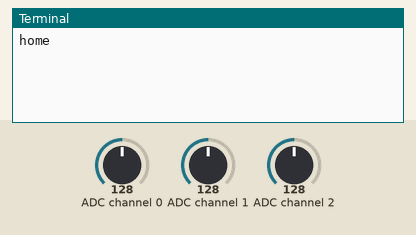
Recording of a program running on a simulated Raspberry Pi (BCM pin numbers). Shown: the last lines printed to the terminal. The inputs (shaded band) are chosen by the test bench; at power-on: ADC channel 0 = 128, ADC channel 1 = 128, ADC channel 2 = 128 (analog values on the 0–255 scale). Library files of the repository ran but are not shown: PCF8591.py.

Above: at 1.2 s.
1.3 s: ADC channel 0 set to 253
At 1.7 s:
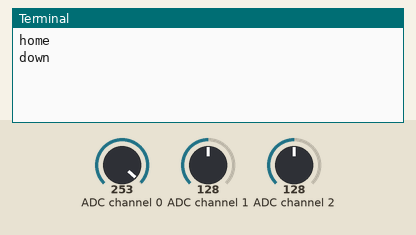
2.8 s: ADC channel 1 set to 253
At 4.0 s:
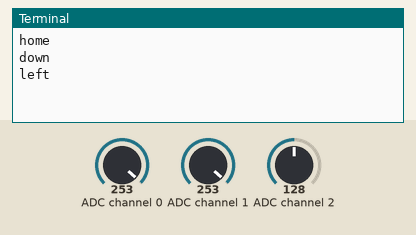
4.3 s: ADC channel 2 set to 0
At 5.0 s:
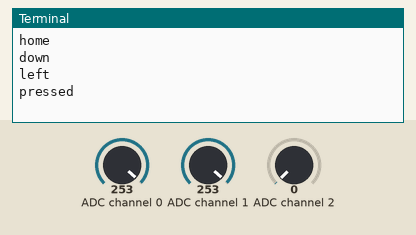

Measured:
- after the input at 1.3 s, the terminal: prints a new line at once (image 1)
- after the input at 2.8 s, the terminal: prints a new line at once (image 2)
- after the input at 4.3 s, the terminal: prints a new line at once (image 3)

The program:

15_joystick_PS2.py
```python
#!/usr/bin/env python
#------------------------------------------------------
#
#		This is a program for JoystickPS2 Module.
#
#		This program depend on PCF8591 ADC chip. Follow
#	the instruction book to connect the module and
#	ADC0832 to your Raspberry Pi.
#
#------------------------------------------------------
import PCF8591 as ADC
import time

def setup():
	ADC.setup(0x48)					# Setup PCF8591
	global state

def direction():	#get joystick result
	state = ['home', 'up', 'down', 'left', 'right', 'pressed']
	i = 0

	if ADC.read(0) <= 5:
		i = 1		#up
	if ADC.read(0) >= 250:
		i = 2		#down

	if ADC.read(1) >= 250:
		i = 3		#left
	if ADC.read(1) <= 5:
		i = 4		#right

	if ADC.read(2) == 0:
		i = 5		# Button pressed

	if ADC.read(0) - 125 < 15 and ADC.read(0) - 125 > -15	and ADC.read(1) - 125 < 15 and ADC.read(1) - 125 > -15 and ADC.read(2) == 255:
		i = 0

	return state[i]

def loop():
	status = ''
	while True:
		tmp = direction()
		if tmp != None and tmp != status:
			print tmp
			status = tmp

def destroy():
	pass

if __name__ == '__main__':		# Program start from here
	setup()
	try:
		loop()
	except KeyboardInterrupt:  	# When 'Ctrl+C' is pressed, the child program destroy() will be  executed.
		destroy()
```
